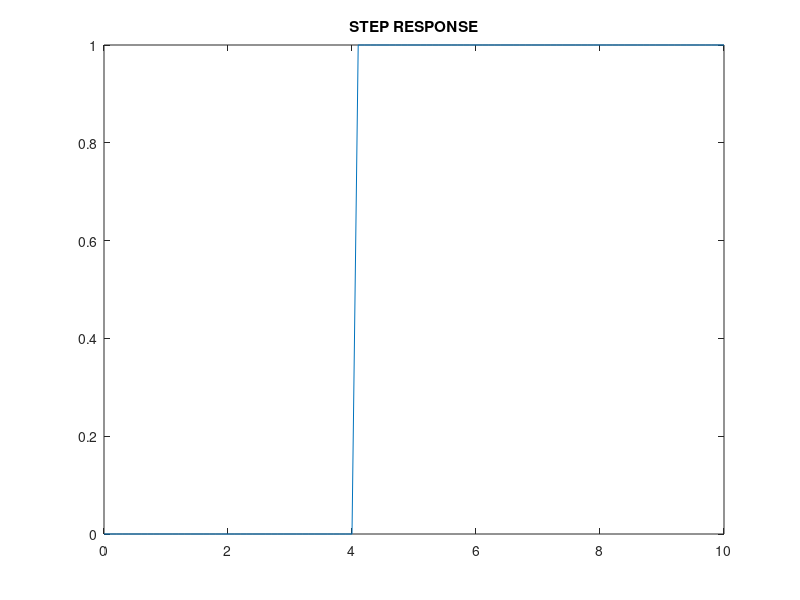

The MATLAB script that drew this image:
%% Graphics-generation-in-MatLab
% Genetate differents graphics in order to use from systems
close all 
clear all
clc
% menu ghaphics
options = menu('CHOOSE GRAPHICS', 'SYSTEM RESPONSE', 'GRAPHICS GENERATE');
if options == 1
    choice = menu('CHOOSE THE DESIRED GRAPHICS', 'STEP RESPONSE', 'UNDER DAMPERED', 'OVERDAMPERED', 'CRITICALLY DAMPERED', 'PERFORM ALL GRAPHICS');
    % Step Graphics
    if choice==1
        t=0:0.1:10;
        x1=ones(size(t));
        x2=-ones(1,41);
        x3=zeros(1,60);
        x4=[x2 x3];
        x=x1+x4;
        plot(t,x)
        title('STEP RESPONSE')
    %     break;
    end
    % graphics 2
    % UNDER DAMPERED SYSTEM
    if (choice==2)
        s=tf('s')
        gr=exp(-4*s)
        num=[1 4]
        den=[1  3  5 4]
        g=tf(num,den)
        f=(gr*g)
        step(f,'r')
        title('UNDERDAMPERED SYSTEM')
    end
    % OVERDAMPERED
    if choice==3
        num1=[2]
        den1=[1 5 2]
        s=tf('s');
        g1=tf([num1],[den1]);
        gr=exp(-4*s);
        g2=g1*gr;
        step(g2,'g')
        title('OVERDAMPERED SYSTEM')
    end

    % CRITICALLY DAMPERED
    if choice==4
        num2=[1];
        den2=[1 4 1]
        s=tf('s');
        gr=exp(-4*s);
        g3=tf([num2],[den2])
        g4=g3*gr;
        step(g4)
        title('CRITICALLY DAMPERED SYSTEM')
    end

    % ALL GRAPHICS
    if choice==5
        % STEP RESPONSE
        t=0:0.1:10;
        x1=ones(size(t));
        x2=-ones(1,41);
        x3=zeros(1,60);
        x4=[x2 x3];
        x=x1+x4;
        plot(t,x)
        hold on
        % UNDER DAMPERED SYSTEM
        s=tf('s');
        gr=exp(-4*s);
        num=[1 4];
        den=[1  3  5 4];
        g=tf(num,den);
        f=(gr*g);
        step(f,'r')
        hold on
        % OVERDAMPERED
        num1=[2];
        den1=[1 5 2];
        s=tf('s');
        g1=tf([num1],[den1]);
        gr=exp(-4*s);
        g2=g1*gr;
        step(g2,'g')
        hold on
        % CRITICALLY DAMPERED SYSTEM
        num2=[1];
        den2=[1 4 1];
        s=tf('s');
        gr=exp(-4*s);
        g3=tf([num2],[den2]);
        g4=g3*gr;
        step(g4)
        hold on  
        title('SYSTEMS RESPONSE')
        legend('Step response', 'Underdamped System', 'Overdamped System', 'Critically Damped System')
    end
end

if options == 2
    choice1 = menu('CHOOSE THE SHAPE', 'CIRCLE', 'PENTAGON','STRAIGHT WITH SINUSOID', 'SPIRAL', 'ALL THE GRAPHS');
    if choice1 == 1
        %%CIRCLE
        t=0:0.01:100;
        tita=t.*(2*pi/100);
        x=2*cos(tita)+5;
        x1=2*sin(tita)+5;
        y=x+x1;
        plot(x,x1);axis([0 10 0 10]);
        title('Circle')
    end
    if choice1 == 2
        %%pentagon
        t=0:100/5:100;
        tita=(t.*(2*pi/(100)) +pi/2);
        %tita=0+pi/2:2*pi/5:2*pi +pi/2;
        x=2*cos(tita)+5;
        x1=2*sin(tita)+5;
        plot(x,x1);axis([0 10 0 10]);
        title('Pentagon')
    end
    if choice1 == 3
        %%Straight with sinusoid
        t=0:1:100;
        t1=t;
        y1=t+10*sin(t.*(2*pi/25));
        plot(t1,y1,t1,t)
        title('Straight with sinusoid')
    end
    if choice1 == 4
    %%Spiral
    %r(tita)=a+b*tita
    t=0:0.01:100;
    tita=(t.*(2*pi/(10)));
    x=(tita./10).*cos(tita)+8;
    x1=(tita./10).*sin(tita)+8;
    plot(x,x1);axis([0 15 0 15]);
    title('Spiral')
    end
    
    if choice1 == 5
        %%CIRCLE
        t=0:0.01:100;
        tita=t.*(2*pi/100);
        x=2*cos(tita)+5;
        x1=2*sin(tita)+5;
        y=x+x1;
        plot(x,x1);axis([0 10 0 10]);
        hold on;
 
        %%pentagon
        t=0:100/5:100;
        tita=(t.*(2*pi/(100)) +pi/2);
        %tita=0+pi/2:2*pi/5:2*pi +pi/2;
        x=2*cos(tita)+5;
        x1=2*sin(tita)+5;
        plot(x,x1);axis([0 10 0 10]);
        hold on;
        
        %%Straight with sinusoid
        t=0:1:100;
        t1=t;
        y1=t+10*sin(t.*(2*pi/25));
        plot(t1,y1,t1,t)
        hold on;
        
        %%Spiral
        %r(tita)=a+b*tita
        t=0:0.01:100;
        tita=(t.*(2*pi/(10)));
        x=(tita./10).*cos(tita)+8;
        x1=(tita./10).*sin(tita)+8;
        plot(x,x1);axis([0 15 0 15]);
        hold on;
        legend('CHOOSE THE SHAPE', 'CIRCLE', 'PENTAGON','STRAIGHT WITH SINUSOID', 'SPIRAL', 'ALL THE GRAPHS')
    end

end